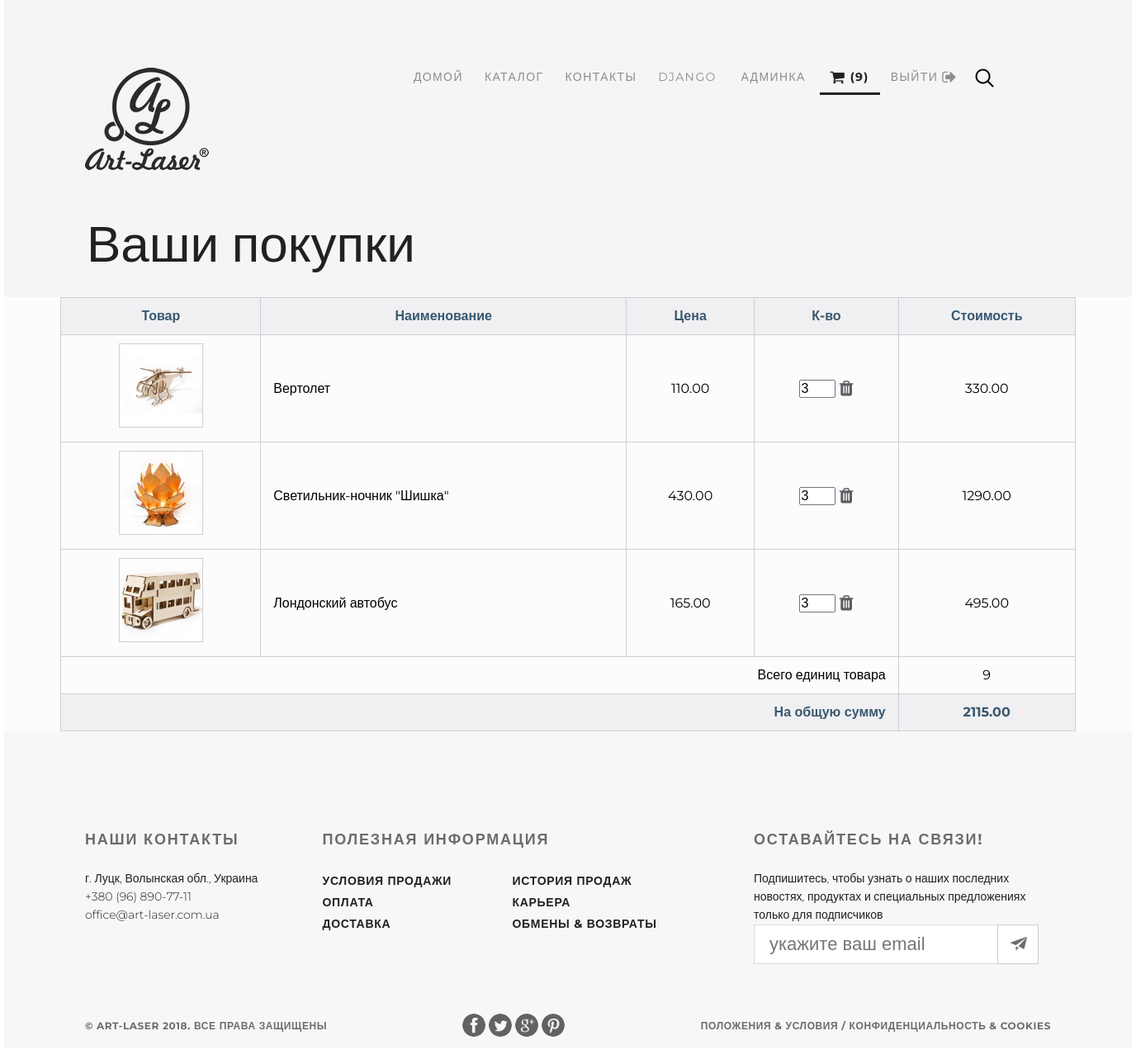
Page /basket/ (signed in) on the committed database.
### authapp/models.py (models this page shows)
class ShopUser(AbstractUser):
    avatar = models.ImageField(upload_to='users_avatars', blank=True)
    age = models.PositiveIntegerField(verbose_name='возраст')
    phone = models.CharField(verbose_name='номер телефона', max_length=16, default='')

### basketapp/models.py (models this page shows)
class Basket(models.Model):
    user = models.ForeignKey(settings.AUTH_USER_MODEL, related_name='basket', on_delete=models.CASCADE)
    product = models.ForeignKey(Product, on_delete=models.CASCADE)
    quantity = models.PositiveIntegerField(verbose_name='количество', default=0)
    add_datetime = models.DateTimeField(verbose_name='время добавления', auto_now_add=True)
    total_price = models.DecimalField(verbose_name='стоимость', max_digits=8, decimal_places=2, default=0)
    @property
    def product_cost(self):
        return self.product.price * self.quantity
    @property
    def total_quantity(self):
        items = self.user.basket.all()
        total_quantity = sum(list(map(lambda x: x.quantity, items)))
        return total_quantity
    @property
    def total_cost(self):
        items = self.user.basket.all()
        totalcost = sum(list(map(lambda x: x.product_cost, items)))
        return totalcost
    @staticmethod
    def get_basket(request):
        if request.user.is_authenticated:
            basket = request.user.basket.all()
        else:
            basket = []
        return basket

### mainapp/models.py (models this page shows, shortened)
class Product(models.Model):
    category = models.ForeignKey(ProductCategory, on_delete=models.CASCADE)
    name = models.CharField(verbose_name='Название товара', max_length=128)
    vendor_id = models.CharField(verbose_name='Артикул', max_length=10, unique=True, blank=True)
    image = models.ImageField(upload_to='products_image', blank=True)
    short_descript = models.CharField(verbose_name='Краткое описание', max_length=64, blank=True)
    description = models.TextField(verbose_name='Описание товара', blank=True)
    price = models.DecimalField(verbose_name='Цена товара', max_digits=8, decimal_places=2, default=0)
    quantity = models.PositiveIntegerField(verbose_name='Кол-во на складе', default=0)
    is_active = models.BooleanField(verbose_name='активен', default=True)

### basketapp/views.py (the view)
@login_required
def main_basket(requset):
    title = 'Корзина'
    basket = Basket.get_basket(requset)
    context = {
        'title': title,
        'basket': basket,
    }
    return render(requset, 'basketapp/basket.html', context)

### basketapp/templates/basketapp/basket.html (shortened to what this page needs)
{% extends 'mainapp/base.html' %}
{% load staticfiles %}
{% block container %}
<div class="container clearfix">
    <div class="hero-back">
        {% include 'mainapp/includes/inc__main_menu.html' %}
        <div class="h2">Ваши покупки</div>
    </div>
    <div class="content">
        {% if basket %}
            {% include 'basketapp/includes/inc__basket_list.html' %}
        {% else %}
        <div style="margin: 100px auto;">
            <h2>Корзина пуста</h2>
        </div>
        {% endif %}
    </div>
</div>
{% endblock%}

### mainapp/templates/mainapp/includes/inc__main_menu.html
{% load staticfiles %}
<header>
    <a class="logo" href="{% url 'main' %}"><img src="{% static '/img/my_store_logo.png' %}" alt="logo"></a>
    <a class="search" href="#"><img src="{% static '/img/search.png' %}" alt=""></a>
    <input class="search_input" type="search" placeholder="Поиск">
    <ul class="menu">
        <li>
            <a href="{% url 'main' %}"
               class="{% if request.resolver_match.url_name == 'main' %} click {% endif %}">
                ДОМОЙ
            </a>
        </li>
        <li>
            <a href="{% url 'products:index' %}"
               class="{% if request.resolver_match.namespaces.0 == 'products' %} click {% endif %}">
                КАТАЛОГ
            </a>
        </li>
        <li>
            <a href="{% url 'contact' %}"
               class="{% if request.resolver_match.url_name == 'contact' %} click {% endif %}">
                КОНТАКТЫ
            </a>
        </li>
        <li>
            {% if user.is_authenticated %}
                <a href="{% url 'auth:edit' %}">{{user.username}}</a>
                {% if user.is_superuser %}
                <a href="{% url 'administrator:categories' %}">админка</a>{% endif %}
                <a href="{% url 'basket:main_basket' %}"
                    class="{% if request.resolver_match.namespaces.0 == 'basket' %} click {% endif %}">
                        {% if basket %}
                            <i class="fa fa-shopping-cart fa-lg" aria-hidden="true"></i>
                            ({{ basket.0.total_quantity }})
                        {% else %}
                            <i class="fa fa-shopping-cart fa-lg" aria-hidden="true"></i>
                        {% endif %}
                </a>
            {% endif %}
        </li>
        <li>
            {% if user.is_authenticated %}
            <a href="{% url 'auth:logout' %}">ВЫЙТИ <i class="fa fa-sign-out fa-lg" aria-hidden="true"></i></a>
            {% else %}
            <a href="{% url 'auth:login' %}"
               class="{% if request.resolver_match.url_name == 'login' %} click {% endif %}">
                ВОЙТИ
                <i class="fa fa-sign-in fa-lg" aria-hidden="true"></i>
            </a>
            {% endif %}
        </li>
    </ul>
</header>

### basketapp/templates/basketapp/includes/inc__basket_list.html
<table>
    <thead>
    <tr>
        <th scope="col">Товар</th>
        <th scope="col">Наименование</th>
        <th scope="col">Цена</th>
        <th scope="col">К-во</th>
        <th scope="col">Стоимость</th>
    </tr>
    </thead>
    <tbody>
    {% for item in basket %}
    <tr>
        <th scope="row"><img class="img_min" src="/media/{{ item.product.image }}" alt=""></th>
        <td>{{ item.product.name }}</td>
        <td class="td-price">{{ item.product.price }}</td>
        <td class="td-qty">
            <input type="number" name="{{ item.pk }}" min="0" value="{{ item.quantity }}">
            <a href="{% url 'basket:product_del' item.pk %}">
                <i class="fa fa-trash fa-lg" aria-hidden="true"></i>
            </a>
        </td>
        <td class="td-total">{{ item.product_cost }}</td>
    </tr>
    {% endfor %}
    </tbody>
    <tfoot>
    <tr>
        <td colspan="4">Всего единиц товара</td>
        <td class="td-qty">{{ basket.0.total_quantity }}</td>
    </tr>
    <tr>
        <td colspan="4">На общую сумму</td>
        <td class="td-total">{{ basket.0.total_cost }}</td>
    </tr>
    </tfoot>
</table>

### static/css/style.css (style rules this page uses)
* { margin: 0; padding: 0; }
html, body { height: 100%; font-family: 'Montserrat', sans-serif; }
a { text-decoration: none; outline: none; }
ul { list-style-type: none; }
header { width: 1366px; height: 60px; position: absolute; top: 60px; }
.logo { margin-top: 22px; margin-left: 98px; float: left; }
.menu { font-size: 14px; margin-top: 25px; display: flex; float: right; }
.menu a { font-weight: 400; letter-spacing: 1.4px; text-transform: uppercase; padding: 10px 13px; color: #8c8c8c; }
.menu .click { font-weight: bold; color: #212121; border-bottom: 3px solid #212121; }
.search { float: right; margin-top: 23px; margin-left: 8px; margin-right: 167px; }
.search_input { width: 0px; padding: 10px; border: none; background: none; transition: ease-out 2s; }
table { border-collapse: collapse; width: 90%; margin: auto; line-height: 1.5; }
thead { background: #f0f0f2; color: #395870; }
th, td { padding: 10px 15px; vertical-align: middle; border: 1px solid #cecfd5; }
tr img { border: 1px solid #cecfd5; }
td input { width: 40px; }
td i { color: #585E64; }
.td-price, .td-qty, .td-total, .td-image { text-align: center; }
tfoot { text-align: right; }
tfoot tr:last-child { background: #f0f0f2; color: #395870; font-weight: bold; }
.img_min { width: 100px; height: 100px; }
.hero-back { width: 1366px; height: 360px; background-color: #f5f5f5; position: relative; }
.h2 { font-size: 62px; font-weight: 100; color: #212121; margin-top: 260px; padding-left: 100px; position: absolute; }
.container { max-width: 1366px; min-height: 100%; margin: 0 auto; background-color: #FCFCFC; }
.content { display: flex; flex-direction: column; }
.clearfix:after { content: ""; display: block; clear: both; }

### rows in the picture
ShopUser: username "DJANGO"
Basket: user+quantity "9", product.image (picture), product.name "Вертолет", product.price "110.00", quantity "3", product_cost "330.00", user+product+quantity "2115.00"
Basket: shows a picture, product.name "Светильник-ночник \"Шишка\"", product.price "430.00", quantity "3", product_cost "1290.00"
Basket: product.image (picture), product.name "Лондонский автобус", product.price "165.00", quantity "3", product_cost "495.00"
